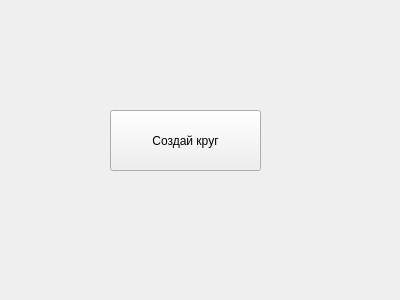
<?xml version="1.0" encoding="UTF-8"?>
<ui version="4.0">
 <class>Form</class>
 <widget class="QWidget" name="Form">
  <property name="geometry">
   <rect>
    <x>0</x>
    <y>0</y>
    <width>400</width>
    <height>300</height>
   </rect>
  </property>
  <property name="windowTitle">
   <string>Form</string>
  </property>
  <widget class="QPushButton" name="pushButton">
   <property name="geometry">
    <rect>
     <x>110</x>
     <y>110</y>
     <width>151</width>
     <height>61</height>
    </rect>
   </property>
   <property name="text">
    <string>Создай круг</string>
   </property>
  </widget>
 </widget>
 <resources/>
 <connections/>
</ui>
